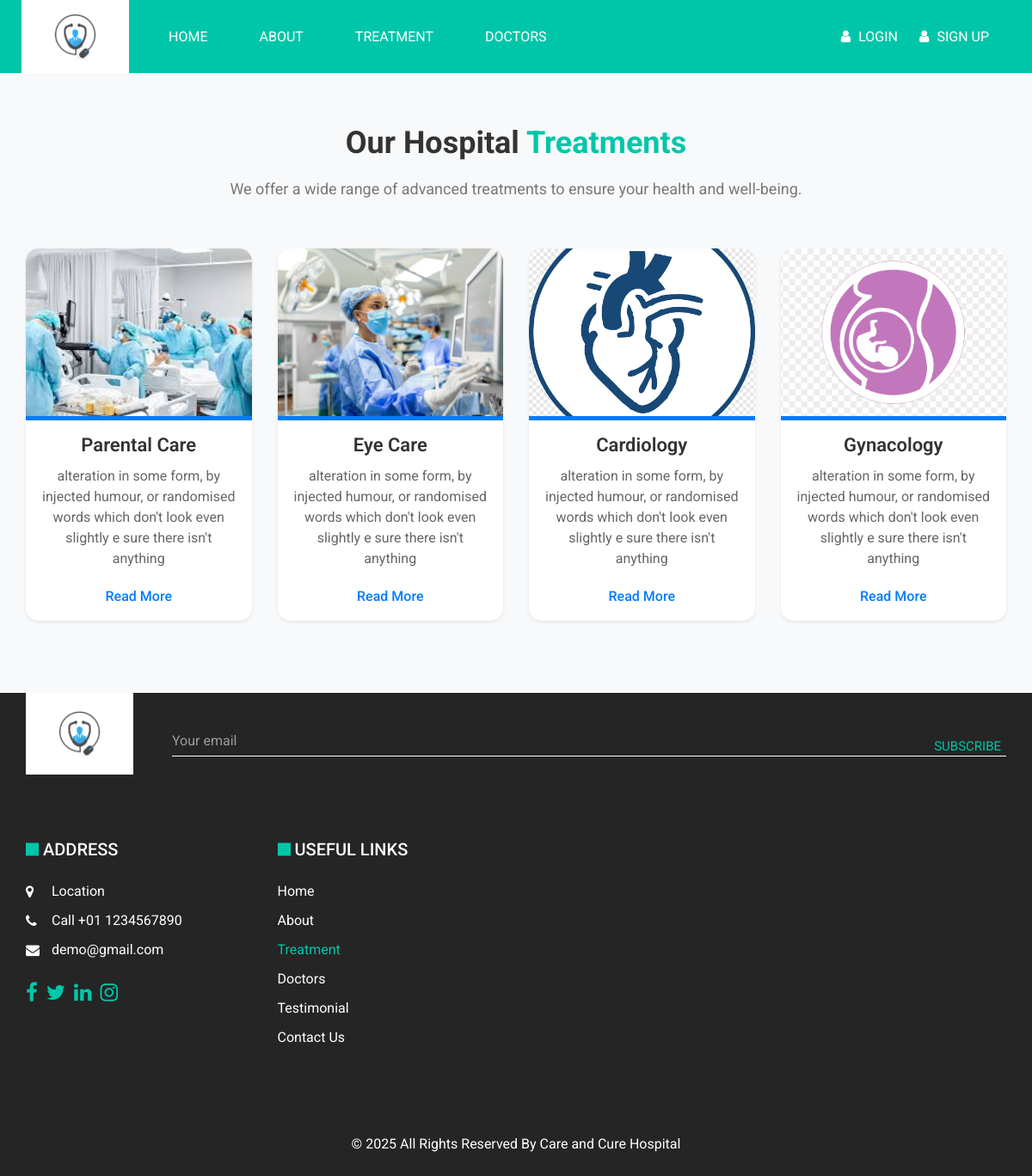
/treatment, run on the app's committed database.
### app1/models.py (models this page shows)
class add_treatment(models.Model):
    treatmentname = models.CharField(max_length=30)
    about = models.CharField(max_length=300)
    logo = models.ImageField()

### app1/views.py (the view)
# urls.py: path('treatment', views.treatment),
def treatment(request):
    data = add_treatment.objects.all()
    return render(request, 'treatment.html', {'data': data})

### template/treatment.html (shortened to what this page needs)
<!DOCTYPE html>
<html lang="en">
<head>
  {% load static %}
  <link rel="stylesheet" href="{% static 'css/bootstrap.css' %}" />
  <link href="{% static 'css/font-awesome.min.css' %}" rel="stylesheet" />
  <link href="{% static 'css/style.css' %}" rel="stylesheet" />
  <link href="{% static 'css/responsive.css' %}" rel="stylesheet" />
  <link rel="stylesheet" href="https://cdnjs.cloudflare.com/ajax/libs/OwlCarousel2/2.3.4/assets/owl.carousel.min.css" />
</head>
<body class="sub_page">
  <div class="hero_area">
    <header class="header_section">
      <div class="header_bottom">
        <div class="container-fluid">
          <nav class="navbar navbar-expand-lg custom_nav-container ">
            <a class="navbar-brand" href="/">
              <img src="{% static 'images/logo1.png' %}" alt="">
            </a>
            <div class="collapse navbar-collapse" id="navbarSupportedContent">
              <div class="d-flex mr-auto flex-column flex-lg-row align-items-center">
                <ul class="navbar-nav  ">
                  <li class="nav-item active">
                    <a class="nav-link" href="/">Home <span class="sr-only">(current)</span></a>
                  </li>
                  <li class="nav-item">
                    <a class="nav-link" href="about"> About</a>
                  </li>
                  <li class="nav-item">
                    <a class="nav-link" href="treatment">Treatment</a>
                  </li>
                  <li class="nav-item">
                    <a class="nav-link" href="doctor">Doctors</a>
                  </li>
                </ul>
              </div>
              <div class="quote_btn-container">
                <a href="login">
                  <i class="fa fa-user" aria-hidden="true"></i>
                  <span>
                    Login
                  </span>
                </a>
                <div class="quote_btn-container">
                  <a href="signup">
                    <i class="fa fa-user" aria-hidden="true"></i>
                  <span>
                    Sign Up
                  </span>
                </a>
                </div>
              </div>
            </div>
          </nav>
        </div>
      </div>
    </header>
  </div>
<section class="treatment_section layout_padding">
  <div class="container">
    <div class="heading_container heading_center">
      <h2>Our Hospital <span>Treatments</span></h2>
      <p>We offer a wide range of advanced treatments to ensure your health and well-being.</p>
    </div>
    <div class="row">
      {% for i in data %}
      <div class="col-md-6 col-lg-3 mb-4">
        <div class="treatment_card shadow-sm">
          <div class="img-box">
            <img src="{{ i.logo.url }}" alt="{{ i.treatmentname }} logo" class="treatment_logo">
          </div>
          <div class="detail-box p-3">
            <h4>{{ i.treatmentname }}</h4>
            <p>{{ i.about }}</p>
            <a href="#" class="read_more_link">Read More</a>
          </div>
        </div>
      </div>
      {% endfor %}
    </div>
  </div>
</section>
  <section class="info_section">
    <div class="container">
      <div class="info_top">
        <div class="info_logo">
          <a href="">
            <img src="{% static 'images/logo1.png' %}" alt="Mico Health">
          </a>
        </div>
        <div class="info_form">
          <form action="">
            <input type="email" placeholder="Your email" required>
            <button type="submit">Subscribe</button>
          </form>
        </div>
      </div>
      <div class="info_bottom layout_padding2">
        <div class="row info_main_row">
          <div class="col-md-6 col-lg-3">
            <h5>Address</h5>
            <div class="info_contact">
              <a href="#"><i class="fa fa-map-marker" aria-hidden="true"></i><span> Location</span></a>
              <a href="#"><i class="fa fa-phone" aria-hidden="true"></i><span> Call +01 1234567890</span></a>
              <a href="#"><i class="fa fa-envelope"></i><span> demo@gmail.com</span></a>
            </div>
            <div class="social_box">
              <a href="#"><i class="fa fa-facebook" aria-hidden="true"></i></a>
              <a href="#"><i class="fa fa-twitter" aria-hidden="true"></i></a>
              <a href="#"><i class="fa fa-linkedin" aria-hidden="true"></i></a>
              <a href="#"><i class="fa fa-instagram" aria-hidden="true"></i></a>
            </div>
          </div>
          <div class="col-md-6 col-lg-3">
            <div class="info_links">
              <h5>Useful Links</h5>
              <div class="info_links_menu">
                <a href="/">Home</a>
                <a href="about">About</a>
                <a href="treatment" class="active">Treatment</a>
                <a href="doctor">Doctors</a>
                <a href="testimonial">Testimonial</a>
                <a href="contact">Contact Us</a>
              </div>
            </div>
          </div>
        </div>
      </div>
    </div>
  </section>
  <footer class="footer_section">
    <div class="container">
      <p>&copy; <span id="displayYear"></span> All Rights Reserved By <a href="https://html.design/">Care and Cure Hospital</a></p>
    </div>
  </footer>
</body>
</html>

### static/css/responsive.css (style rules this page uses)
@media (min-width: 1200px) { .container { max-width: 1170px; } }

### template/treatment.html (style rules this page uses)
.treatment_section { background-color: #f8f9fa; padding: 60px 0; }
.heading_container { text-align: center; margin-bottom: 40px; }
.heading_container h2 { font-size: 36px; font-weight: 700; color: #333; }
.heading_container span { color: #007bff; }
.heading_container p { font-size: 18px; color: #777; margin-top: 10px; }
.treatment_card { background-color: #fff; border-radius: 15px; overflow: hidden; transition: all 0.3s ease; box-shadow: 0 4px 10px rgba(0, 0, 0, 0.1); }
.img-box { position: relative; width: 100%; height: 200px; overflow: hidden; }
.treatment_logo { width: 100%; height: 100%; object-fit: cover; border-bottom: 5px solid #007bff; }
.detail-box { padding: 20px; text-align: center; }
.detail-box h4 { font-size: 22px; font-weight: 600; color: #333; margin-bottom: 10px; }
.detail-box p { font-size: 16px; color: #666; margin-bottom: 20px; }
.read_more_link { color: #007bff; font-weight: 500; text-decoration: none; transition: all 0.3s ease; }

### data on the page
add_treatment: logo (picture), treatmentname "Parental Care", about "alteration in some form, by injected humour, or randomised words which don't look even slightly e sure there isn't anything"
add_treatment: logo (picture), treatmentname "Eye Care", about "alteration in some form, by injected humour, or randomised words which don't look even slightly e sure there isn't anything"
add_treatment: logo (picture), treatmentname "Cardiology", about "alteration in some form, by injected humour, or randomised words which don't look even slightly e sure there isn't anything"
add_treatment: logo (picture), treatmentname "Gynacology", about "alteration in some form, by injected humour, or randomised words which don't look even slightly e sure there isn't anything"
